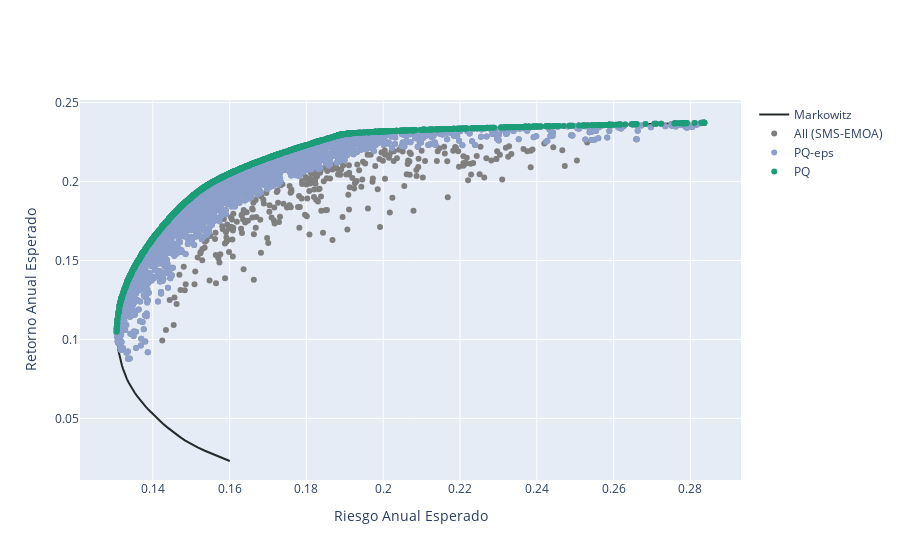

Notebook code cell kept with this figure:
### Code cell
frames = [FA, FA_best_eps, FA_best]
labels = ['All (SMS-EMOA)', 'PQ-eps', 'PQ']
colors = ['#7F7F7F', 'rgb(141,160,203)', 'rgb(27,158, 119)']
fig = my_plotting.plotting_samples_plotly(ef_R, frames, labels, colors)
